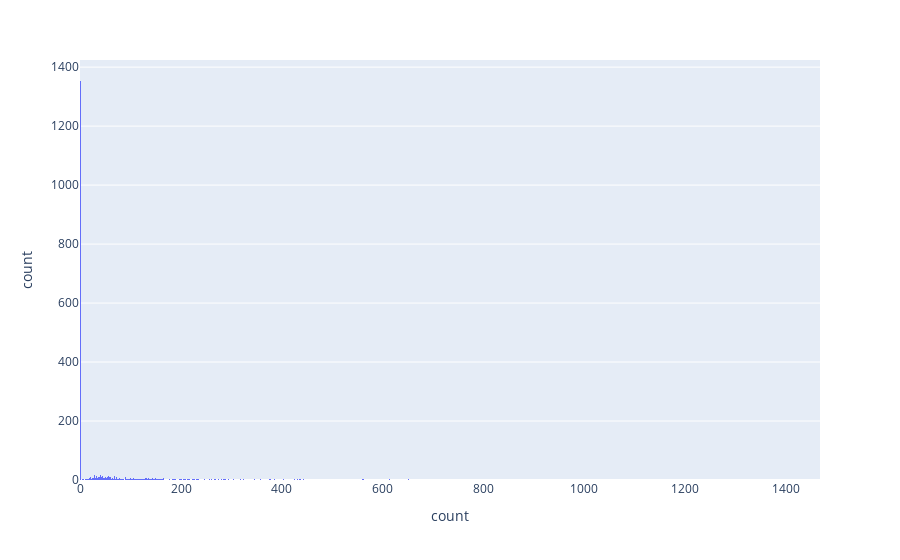

The cell this chart's notebook holds for it:
### Code cell
px.histogram(d_a_matrix, x='count',nbins=1400)

### Figure 1 — Plotly figure (JSON) as saved in the notebook; plotly's stock layout.template omitted (floating-point values rounded to 4 significant figures; data arrays with more than 128 entries replaced by an {"elided": "..."} marker saying what was removed)
{"data": [{"alignmentgroup": "True", "bingroup": "x", "hovertemplate": "count=%{y}<extra></extra>", "legendgroup": "", "marker": {"color": "#636efa", "pattern": {"shape": ""}}, "name": "", "nbinsx": 1400, "offsetgroup": "", "orientation": "v", "showlegend": false, "type": "histogram", "x": {"elided": "2058 int values"}, "xaxis": "x", "yaxis": "y"}], "layout": {"barmode": "relative", "legend": {"tracegroupgap": 0}, "margin": {"t": 60}, "xaxis": {"anchor": "y", "domain": [0, 1], "title": {"text": "count"}}, "yaxis": {"anchor": "x", "domain": [0, 1], "title": {"text": "count"}}}}
